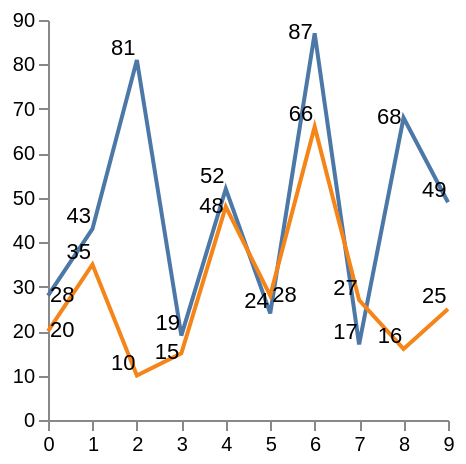

This figure's Vega-Lite source:
### Vega specification from a JSON file in a GitHub repository (floating-point values rounded to 4 significant figures)
{"$schema": "https://vega.github.io/schema/vega/v4.json", "width": 200, "height": 200, "padding": 5, "data": [{"name": "table", "values": [{"x": 0, "y": 28, "c": 0}, {"x": 0, "y": 20, "c": 1}, {"x": 1, "y": 43, "c": 0}, {"x": 1, "y": 35, "c": 1}, {"x": 2, "y": 81, "c": 0}, {"x": 2, "y": 10, "c": 1}, {"x": 3, "y": 19, "c": 0}, {"x": 3, "y": 15, "c": 1}, {"x": 4, "y": 52, "c": 0}, {"x": 4, "y": 48, "c": 1}, {"x": 5, "y": 24, "c": 0}, {"x": 5, "y": 28, "c": 1}, {"x": 6, "y": 87, "c": 0}, {"x": 6, "y": 66, "c": 1}, {"x": 7, "y": 17, "c": 0}, {"x": 7, "y": 27, "c": 1}, {"x": 8, "y": 68, "c": 0}, {"x": 8, "y": 16, "c": 1}, {"x": 9, "y": 49, "c": 0}, {"x": 9, "y": 25, "c": 1}]}], "scales": [{"name": "x", "type": "point", "range": "width", "domain": {"data": "table", "field": "x"}}, {"name": "y", "type": "linear", "range": "height", "nice": true, "zero": true, "domain": {"data": "table", "field": "y"}}, {"name": "color", "type": "ordinal", "range": "category", "domain": {"data": "table", "field": "c"}}], "axes": [{"orient": "bottom", "scale": "x"}, {"orient": "left", "scale": "y"}], "marks": [{"type": "group", "name": "group", "from": {"facet": {"name": "series", "data": "table", "groupby": "c"}}, "marks": [{"type": "line", "from": {"data": "series"}, "name": "line", "encode": {"enter": {"x": {"scale": "x", "field": "x"}, "y": {"scale": "y", "field": "y"}, "stroke": {"scale": "color", "field": "c"}, "strokeWidth": {"value": 2}, "interpolate": "monotone", "fillOpacity": {"value": 1}}}}]}, {"type": "text", "from": {"data": "table"}, "encode": {"enter": {"x": {"scale": "x", "field": "x"}, "y": {"scale": "y", "field": "y"}, "text": {"field": "y"}}}, "transform": [{"type": "label", "size": [200, 200], "offsets": [3], "marks": ["group"]}]}]}
